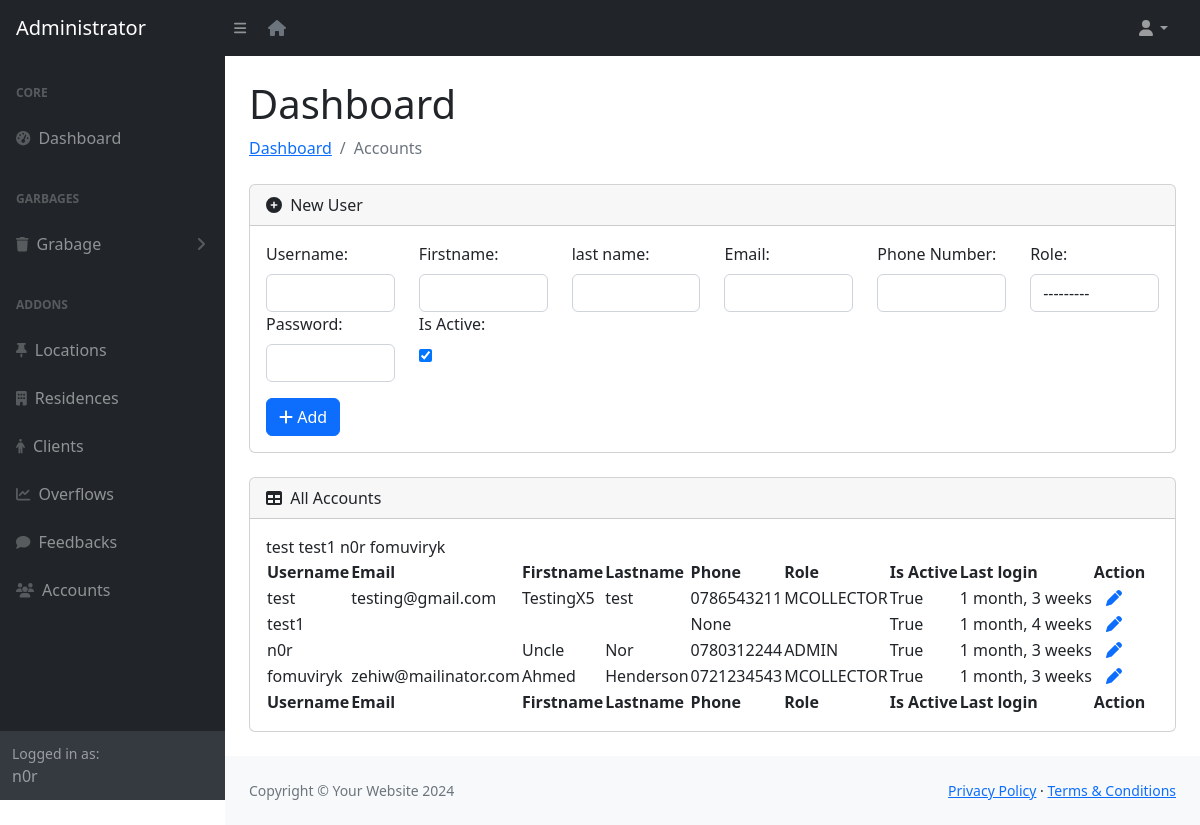
The app's page /accounts/ (signed in), older data.
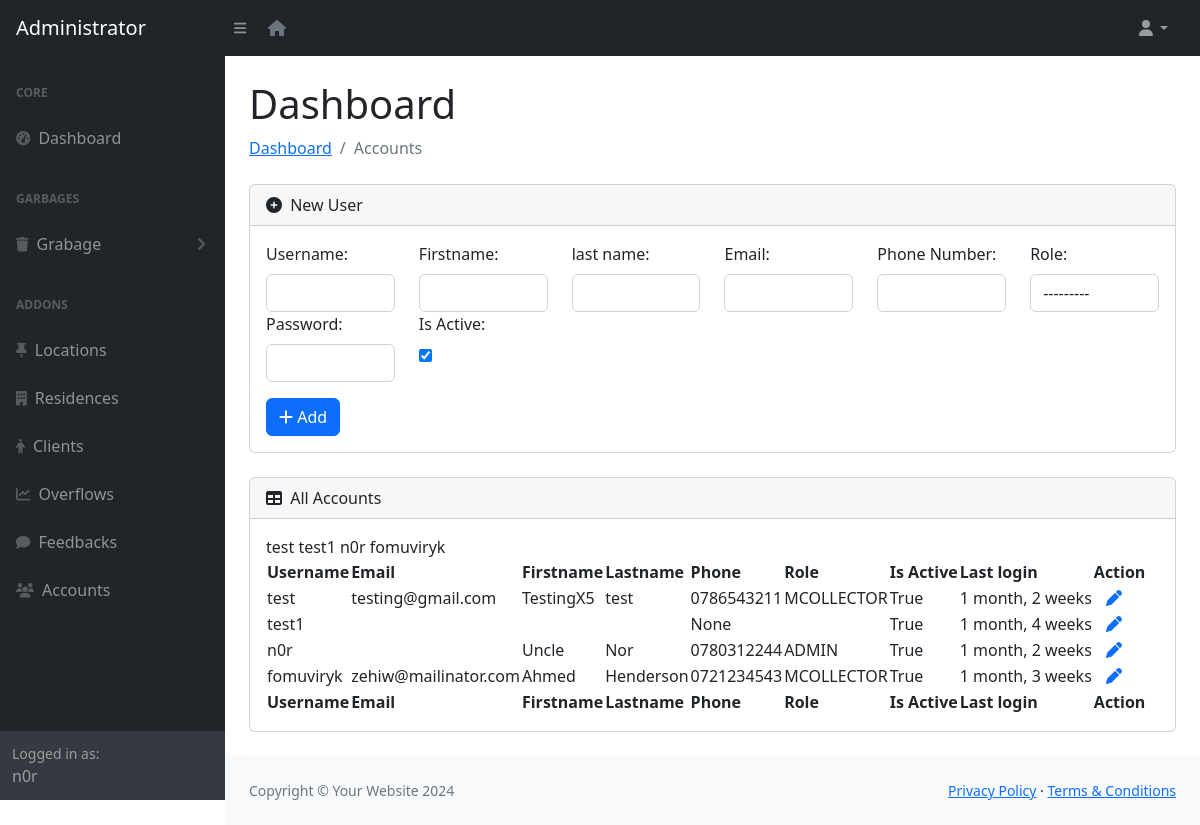
The same page, newer data.
### app/models.py (models this page shows)
class User(AbstractUser):
    class Role(models.TextChoices):
        MCOLLECTOR = "MCOLLECTOR", "Money Collector"
        ADMIN = "ADMIN", "Admin"
    role = models.CharField(max_length=50, choices=Role.choices)
    phone_number = models.CharField(validators=[phone_regex], max_length=13, unique=True, null=True)
    groups = models.ManyToManyField(
        'auth.Group',
        related_name='users',
        blank=True,
        help_text='The groups this user belongs to.'
    )
    user_permissions = models.ManyToManyField(
        'auth.Permission',
        related_name='users',
        blank=True,
        help_text='Specific permissions for this user.'
    )

### app/views.py (the view)
# urls.py: path('accounts/', views.accounts, name="accounts"),
@role_required(['ADMIN'])
def accounts(request):
    users = User.objects.all()
    if request.method == "POST":
        form = CreateAccountForm(request.POST)
        if form.is_valid():
            password = form.cleaned_data.get('password')
            user = form.save(commit=False)
            user.password = make_password(password)
            user.save()
            messages.success(request, "Account created successfuly. Now login")
            return redirect('accounts')
        else:
            messages.error(request, f"{form.errors}")
    else:
        form = CreateAccountForm()
    context = { 'form': form, 'users': users}
    return render(request, 'adminn/accounts.html', context)

### app/forms.py
class CreateAccountForm(forms.ModelForm):
    class Meta:
        model = User
        fields = '__all__'
        exclude = ['is_superuser', 'last_login', 'is_staff', 'date_joined', 'groups', 'user_permissions']
        widgets = {
            'username':forms.TextInput(attrs={'class': 'form-control'}),
            'first_name':forms.TextInput(attrs={'class': 'form-control'}),
            'last_name':forms.TextInput(attrs={'class': 'form-control'}),
            'email':forms.EmailInput(attrs={'class': 'form-control'}),
            'phone_number':forms.TextInput(attrs={'class': 'form-control'}),
            'role':forms.Select(attrs={'class': 'form-control'}),
            'password':forms.PasswordInput(attrs={'class': 'form-control'}),
            'last_name':forms.TextInput(attrs={'class': 'form-control'}),
         }

### app/views.py (called while the page is built)
def role_required(allowed_roles):
    def decorator(view_func):
        @wraps(view_func)
        def _wrapped_view(request, *args, **kwargs):
            if request.user.is_authenticated and request.user.role in allowed_roles:
                return view_func(request, *args, **kwargs)
            return redirect('403')
        return _wrapped_view
    return decorator

### app/templates/app/adminn/accounts.html (shortened to what the changed rows need)
{% load static %}
{% include 'adminn/includes/header.html' %}
            <div id="layoutSidenav_content">
                <main>
                    <div class="container-fluid px-4">
                        <h1 class="mt-4">Dashboard</h1>
                        <div class="card mb-4">
                            <div class="card-body">
                              <table id="datatablesSimple">
                                <thead>
                                    <tr>
                                        <th>Username</th>
                                        <th>Email</th>
                                        <th>Firstname</th>
                                        <th>Lastname</th>
                                        <th>Phone</th>
                                        <th>Role</th>
                                        <th>Is Active</th>
                                        <th>Last login</th>
                                        <th>Action</th>
                                    </tr>
                                </thead>
                                <tfoot>
                                    <tr>
                                        <th>Username</th>
                                        <th>Email</th>
                                        <th>Firstname</th>
                                        <th>Lastname</th>
                                        <th>Phone</th>
                                        <th>Role</th>
                                        <th>Is Active</th>
                                        <th>Last login</th>
                                        <th>Action</th>
                                    </tr>
                                </tfoot>
                                <tbody>
                                    {% for user in users %}
                                        <tr>
                                            <td>{{ user.username }}</td>
                                            <td>{{ user.email }}</td>
                                            <td>{{ user.first_name }}</td>
                                            <td>{{ user.last_name }}</td>
                                            <td>{{ user.phone_number }}</td>
                                            <td>{{ user.role }}</td>
                                            <td>{{ user.is_active }}</td>
                                            <td>{{ user.last_login | timesince}}</td>
                                            <td>&nbsp &nbsp<a href="{% url 'edit-accounts'  user.id %}"><i class="fa fa-pen"></i></a></td>
                                        </tr>
                                    {% endfor %}
                                </tbody>
                              </table>
                              </div>
                          </div>
                    </div>
                </main>
{% include 'adminn/includes/footer.html' %}

### app/templates/app/adminn/includes/header.html (shortened to what this page needs)
{% load static %}
<!DOCTYPE html>
<html lang="en">
    <head>
        <link href="https://cdn.jsdelivr.net/npm/simple-datatables@7.1.2/dist/style.min.css" rel="stylesheet" />
        <link href="{% static 'adminn/css/styles.css' %}" rel="stylesheet" />
    </head>
    <body class="sb-nav-fixed">
        <nav class="sb-topnav navbar navbar-expand navbar-dark bg-dark">
            <a class="navbar-brand ps-3" href="{% url 'admin-home' %}">Administrator</a>
            <button class="btn btn-link btn-sm order-1 order-lg-0 me-4 me-lg-0" id="sidebarToggle" href="#!"><i class="fas fa-bars"></i></button>&nbsp;&nbsp;&nbsp;
            <a href="/" class="text-secondary"><i class="fas fa-house"></i></a>
            <ul class="navbar-nav ms-auto ms-md-0 me-3 me-lg-4">
                <li class="nav-item dropdown">
                    <a class="nav-link dropdown-toggle" id="navbarDropdown" href="#" role="button" data-bs-toggle="dropdown" aria-expanded="false"><i class="fas fa-user fa-fw"></i></a>
                </li>
            </ul>
        </nav>
        <div id="layoutSidenav">
            <div id="layoutSidenav_nav">
                <nav class="sb-sidenav accordion sb-sidenav-dark" id="sidenavAccordion">
                    <div class="sb-sidenav-menu">
                        <div class="nav">
                            <div class="sb-sidenav-menu-heading">Core</div>
                            <a class="nav-link" href="{% url 'admin-home' %}">
                                <div class="sb-nav-link-icon"><i class="fas fa-tachometer-alt"></i></div>
                                Dashboard
                            </a>
                            <div class="sb-sidenav-menu-heading">Garbages</div>
                            <a class="nav-link collapsed" href="#" data-bs-toggle="collapse" data-bs-target="#collapseLayouts" aria-expanded="false" aria-controls="collapseLayouts">
                                <div class="sb-nav-link-icon"><i class="fas fa-trash"></i></div>
                                Grabage
                                <div class="sb-sidenav-collapse-arrow"><i class="fas fa-angle-down"></i></div>
                            </a>
                            <div class="sb-sidenav-menu-heading">Addons</div>
                            <a class="nav-link" href="{% url 'locations' %}">
                                <div class="sb-nav-link-icon"><i class="fas fa-thumb-tack"></i></div>
                                Locations
                            </a>
                            <a class="nav-link" href="{% url 'residence' %}">
                                <div class="sb-nav-link-icon"><i class="fas fa-building"></i></div>
                                Residences
                            </a>
                            <a class="nav-link" href="{% url 'clients' %}">
                                <div class="sb-nav-link-icon"><i class="fas fa-male"></i></div>
                                Clients
                            </a>
                            <a class="nav-link" href="{% url 'overflow' %}">
                                <div class="sb-nav-link-icon"><i class="fas fa-line-chart"></i></div>
                                Overflows
                            </a>
                            <a class="nav-link" href="{% url 'feedbacks' %}">
                                <div class="sb-nav-link-icon"><i class="fas fa-comment"></i></div>
                                Feedbacks
                            </a>
                            <a class="nav-link" href="{% url 'accounts' %}">
                                <div class="sb-nav-link-icon"><i class="fas fa-users"></i></div>
                                Accounts
                            </a>
                        </div>
                    </div>
                    <div class="sb-sidenav-footer">
                        <div class="small">Logged in as:</div>
                        {{ request.user }}
                    </div>
                </nav>
            </div>

Row changes from the older to the newer data that the page shows:
changed User "Uncle": last_login "1 month, 3 weeks" → "1 month, 2 weeks"
changed User "test": last_login "1 month, 3 weeks" → "1 month, 2 weeks"
